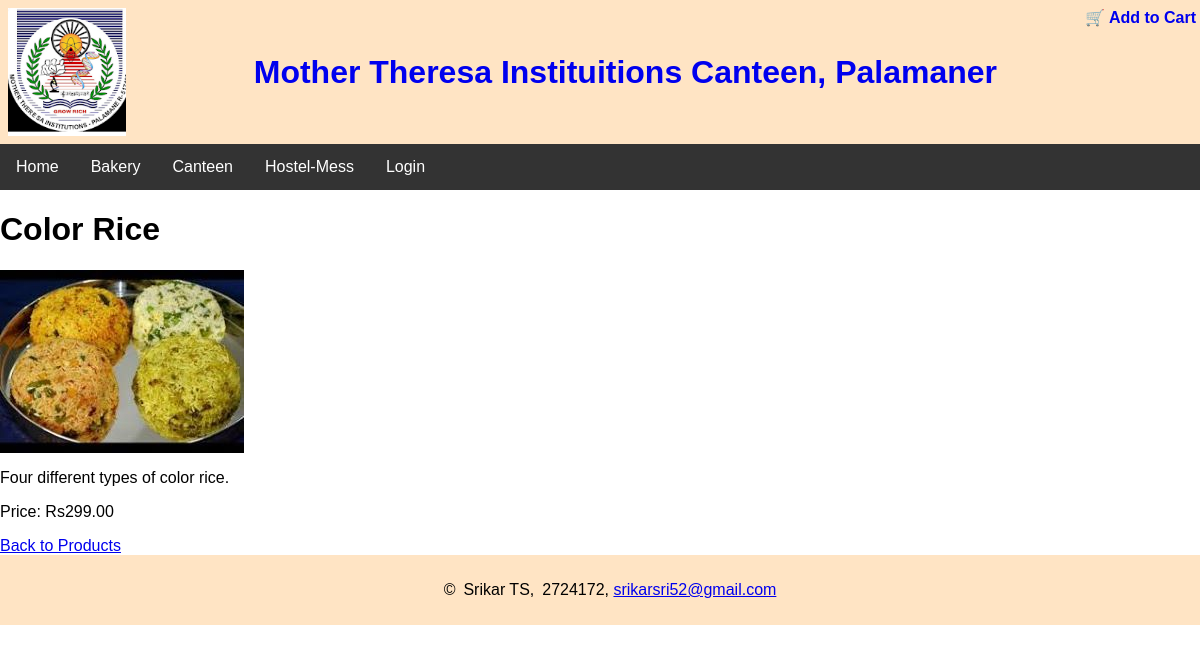
The page /canteen/product/3/ on the database its author committed.
### canteen/models.py (models this page shows, shortened)
class CanteenModel(models.Model):
    name = models.CharField(max_length=100)
    description = models.TextField()
    price = models.DecimalField(max_digits=8, decimal_places=2)
    image = models.ImageField(upload_to='products/', blank=True, null=True)

### canteen/views.py (the view)
# urls.py: path('product/<int:pk>/', views.product_detail, name='product_detail'),
def product_detail(request, pk):
    ob_product = get_object_or_404(CanteenModel, pk=pk)
    return render(request, 'product_detail.html', {'product': ob_product})

### canteen/templates/product_detail.html (shortened to what this page needs)
{% extends 'master.html' %}
{% block content %}
    <h1>{{ product.name }}</h1>
    {% if product.image %}
        <img src="{{ product.image.url }}" alt="{{ product.name }}">
    {% endif %}
    <p>{{ product.description }}</p>
    <p>Price: Rs{{ product.price }}</p>
    <a href="/">Back to Products</a>
{% endblock %}

### canteen/static/css/college_styles.css (style rules this page uses)
body { font-family: Arial, Helvetica, sans-serif; margin: 0; padding: 0; width: 100%; overflow-x: hidden; }

### rows shown on the page
CanteenModel: name "Color Rice", image (picture), description "Four different types of color rice.", price "299.00"
